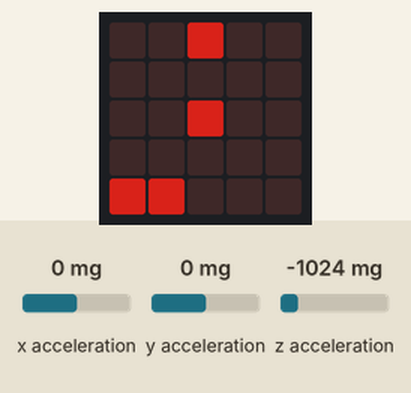
Recording of a program running on a simulated BBC micro:bit running MicroPython. Shown: the board's 5×5 LED display. The test bench sets the inputs (shaded band); at power-on: x acceleration 0 mg, y acceleration 0 mg, z acceleration -1024 mg. Dim RGB values are drawn brighter than linear.

Above: at 1.2 s.
1.3 s: x acceleration set to -1440 mg
At 1.9 s:
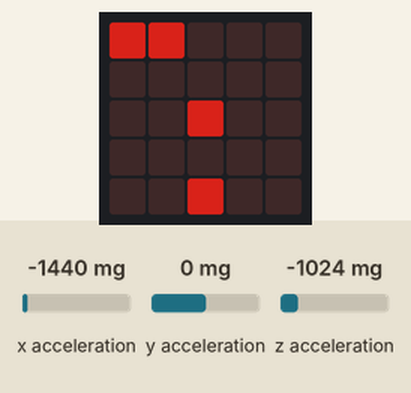
2.8 s: y acceleration set to -1440 mg
At 3.8 s:
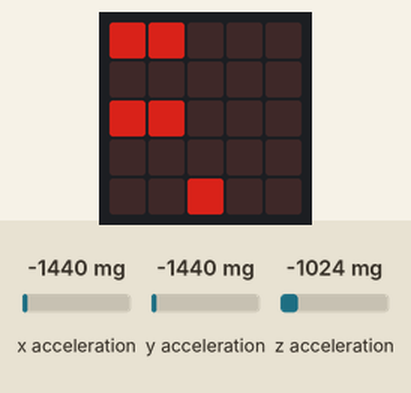
4.3 s: z acceleration set to -1440 mg
At 5.5 s:
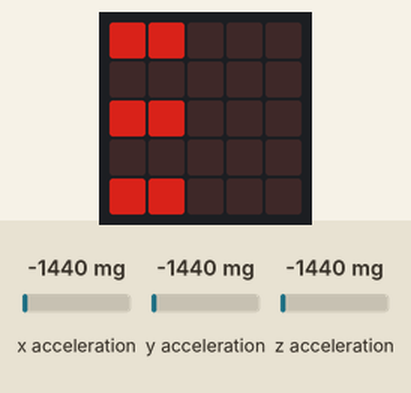
5.8 s: x acceleration set to 0 mg
At 6.4 s:
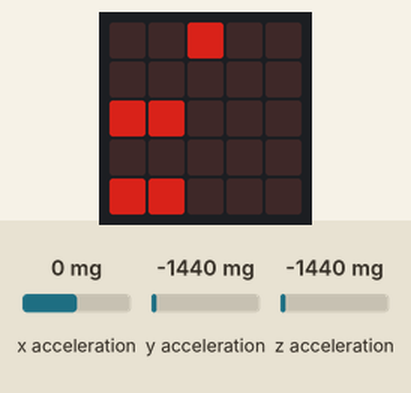
7.3 s: y acceleration set to 750 mg
At 7.9 s:
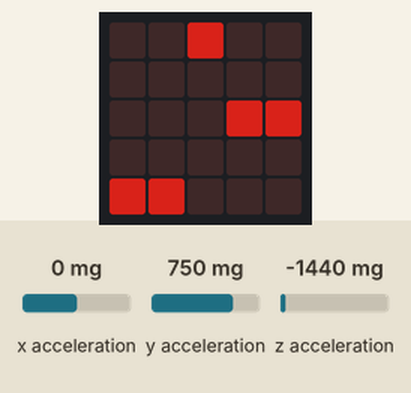
8.8 s: z acceleration set to 0 mg
At 9.8 s:
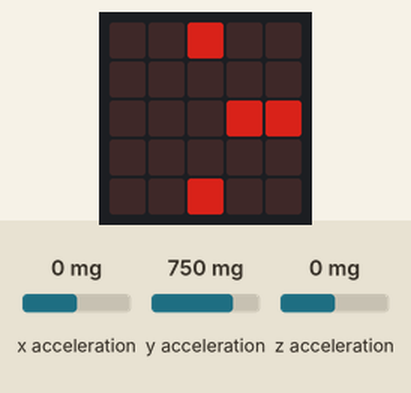
Timing chart, 0 to 11.3 s (numbered marks = the images above; inputs shaded):
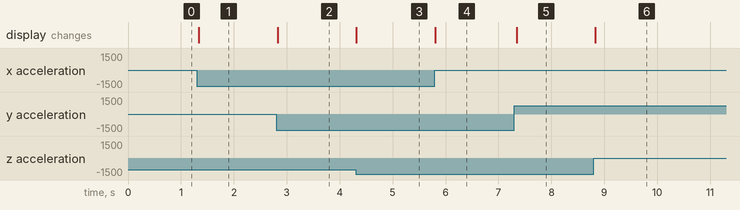

The program:

accelerometer_visualization.py
```python
"""Visualization of the accelerometer readings. Helps with development because you can see which axis is which.

1st row represents the X axis, 3rd row Y axis and 5th row Z axis.
When around 0, the middle LED shines, for < 0 LEDs to the left, for > 0 LEDs to the right.

Todo:
    * replace the log_transform_reading with something simpler like a simple 3 step mapping, e.g. <250, <1000, <2000 -> 0, 1, 2
    * comments -> education
"""

import microbit as m
import math


AXIS_MAX = 2000


def log_transform_reading(reading, max_output_val=2, max_input_val=AXIS_MAX):
    sign = int(math.copysign(1.0, reading))
    if abs(reading) <= 1:
        return 0
    return sign * round(math.log(abs(reading), max_input_val**(1/max_output_val)))


def reading_to_row(reading):
    transformed_reading = log_transform_reading(reading)
    if transformed_reading == 0:
        return (0,0,1,0,0)
    elif transformed_reading == -1:
        return (0,1,0,0,0)
    elif transformed_reading == -2:
        return (1,1,0,0,0)
    elif transformed_reading == 1:
        return (0,0,0,1,0)
    elif transformed_reading == 2:
        return (0,0,0,1,1)
    else:
        return ValueError("Value not expected")


def readings_to_image(x, y, z):
    return to_image(change_intensity((
        reading_to_row(x),
        (0,0,0,0,0),
        reading_to_row(y),
        (0,0,0,0,0),
        reading_to_row(z),
    ), 5))


def change_intensity(image_matrix, factor):
    return tuple(tuple(min(9, max(0, round(cell*factor))) for cell in row) for row in image_matrix)


def to_image(rows_of_numbers):
    """rows_of_nubmers: 5x5 grid of numbers from 0 to 9.
    output: Image made of these numbers."""
    return m.Image(":".join("".join(str(number) for number in row) for row in rows_of_numbers))


TIMEOUT = 50

while True:
    m.display.show(readings_to_image(
        m.accelerometer.get_x(),
        m.accelerometer.get_y(),
        m.accelerometer.get_z(),
    ))
    m.sleep(TIMEOUT)
```

Measured:
- after the input at 1.3 s, the display: changes at once (image 1)
- after the input at 2.8 s, the display: changes at once (image 2)
- after the input at 4.3 s, the display: changes at once (image 3)
- after the input at 5.8 s, the display: changes at once (image 4)
- after the input at 7.3 s, the display: changes at once (image 5)
- after the input at 8.8 s, the display: changes at once (image 6)
